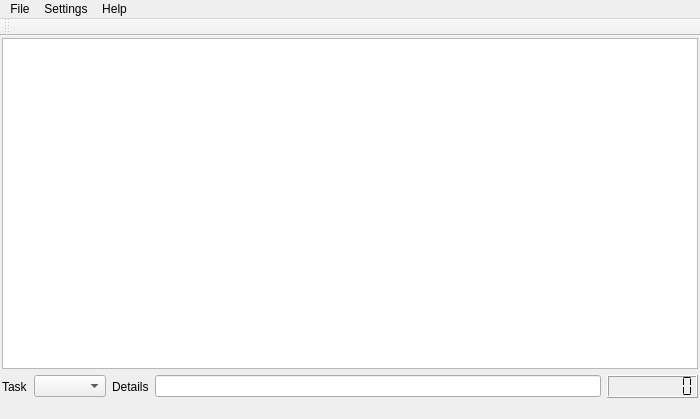
<?xml version="1.0" encoding="UTF-8"?>
<ui version="4.0">
 <class>whch</class>
 <widget class="QMainWindow" name="whch">
  <property name="windowModality">
   <enum>Qt::WindowModal</enum>
  </property>
  <property name="geometry">
   <rect>
    <x>0</x>
    <y>0</y>
    <width>700</width>
    <height>419</height>
   </rect>
  </property>
  <property name="focusPolicy">
   <enum>Qt::TabFocus</enum>
  </property>
  <property name="windowTitle">
   <string>WHCH (Working Hours Counter for Humans)</string>
  </property>
  <widget class="QWidget" name="centralWidget">
   <layout class="QVBoxLayout" name="verticalLayout_2">
    <property name="leftMargin">
     <number>2</number>
    </property>
    <property name="topMargin">
     <number>2</number>
    </property>
    <property name="rightMargin">
     <number>2</number>
    </property>
    <property name="bottomMargin">
     <number>0</number>
    </property>
    <item>
     <layout class="QVBoxLayout" name="verticalLayout">
      <item>
       <widget class="QTableView" name="tableView">
        <property name="frameShape">
         <enum>QFrame::StyledPanel</enum>
        </property>
        <property name="frameShadow">
         <enum>QFrame::Plain</enum>
        </property>
        <property name="lineWidth">
         <number>0</number>
        </property>
        <property name="autoScroll">
         <bool>true</bool>
        </property>
        <property name="alternatingRowColors">
         <bool>true</bool>
        </property>
        <property name="gridStyle">
         <enum>Qt::SolidLine</enum>
        </property>
        <property name="sortingEnabled">
         <bool>false</bool>
        </property>
        <attribute name="horizontalHeaderShowSortIndicator" stdset="0">
         <bool>false</bool>
        </attribute>
        <attribute name="horizontalHeaderStretchLastSection">
         <bool>true</bool>
        </attribute>
        <attribute name="verticalHeaderShowSortIndicator" stdset="0">
         <bool>false</bool>
        </attribute>
       </widget>
      </item>
      <item>
       <layout class="QHBoxLayout" name="horizontalLayout_2">
        <property name="topMargin">
         <number>0</number>
        </property>
        <property name="bottomMargin">
         <number>2</number>
        </property>
        <item>
         <widget class="QLabel" name="label_4">
          <property name="text">
           <string>Task</string>
          </property>
         </widget>
        </item>
        <item>
         <widget class="QComboBox" name="comboBox">
          <property name="sizeAdjustPolicy">
           <enum>QComboBox::AdjustToContents</enum>
          </property>
         </widget>
        </item>
        <item>
         <widget class="QLabel" name="label_3">
          <property name="text">
           <string>Details</string>
          </property>
         </widget>
        </item>
        <item>
         <widget class="QLineEdit" name="lineEdit">
          <property name="text">
           <string/>
          </property>
         </widget>
        </item>
        <item>
         <widget class="QLCDNumber" name="lcdNumber">
          <property name="numDigits">
           <number>8</number>
          </property>
          <property name="segmentStyle">
           <enum>QLCDNumber::Flat</enum>
          </property>
         </widget>
        </item>
       </layout>
      </item>
     </layout>
    </item>
   </layout>
  </widget>
  <widget class="QMenuBar" name="menuBar">
   <property name="geometry">
    <rect>
     <x>0</x>
     <y>0</y>
     <width>700</width>
     <height>25</height>
    </rect>
   </property>
   <widget class="QMenu" name="menuSettings">
    <property name="title">
     <string>Settings</string>
    </property>
    <addaction name="actionTasks"/>
    <addaction name="actionPreferences"/>
   </widget>
   <widget class="QMenu" name="menuHelp">
    <property name="title">
     <string>Help</string>
    </property>
    <addaction name="actionAbout_whch"/>
   </widget>
   <widget class="QMenu" name="menuFile">
    <property name="title">
     <string>File</string>
    </property>
    <addaction name="actionExport_to_wiki_format"/>
    <addaction name="separator"/>
    <addaction name="actionQuit"/>
   </widget>
   <addaction name="menuFile"/>
   <addaction name="menuSettings"/>
   <addaction name="menuHelp"/>
  </widget>
  <widget class="QToolBar" name="toolBar">
   <property name="windowTitle">
    <string>toolBar</string>
   </property>
   <attribute name="toolBarArea">
    <enum>TopToolBarArea</enum>
   </attribute>
   <attribute name="toolBarBreak">
    <bool>false</bool>
   </attribute>
  </widget>
  <widget class="QStatusBar" name="statusBar">
   <property name="layoutDirection">
    <enum>Qt::RightToLeft</enum>
   </property>
   <property name="sizeGripEnabled">
    <bool>false</bool>
   </property>
  </widget>
  <action name="actionQuit">
   <property name="text">
    <string>Quit</string>
   </property>
  </action>
  <action name="actionTasks">
   <property name="text">
    <string>Tasks and Clients</string>
   </property>
  </action>
  <action name="actionAbout_whch">
   <property name="text">
    <string>About whch</string>
   </property>
  </action>
  <action name="actionExport_to_wiki_format">
   <property name="text">
    <string>Export to wiki format</string>
   </property>
  </action>
  <action name="actionPreferences">
   <property name="text">
    <string>Preferences</string>
   </property>
  </action>
 </widget>
 <layoutdefault spacing="6" margin="11"/>
 <tabstops>
  <tabstop>comboBox</tabstop>
  <tabstop>lineEdit</tabstop>
  <tabstop>tableView</tabstop>
 </tabstops>
 <resources/>
 <connections/>
</ui>
